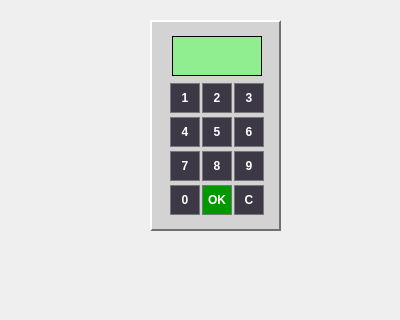
<?xml version="1.0" encoding="UTF-8"?>
<ui version="4.0">
 <class>KeypadWidget</class>
 <widget class="QWidget" name="KeypadWidget">
  <property name="geometry">
   <rect>
    <x>0</x>
    <y>0</y>
    <width>400</width>
    <height>320</height>
   </rect>
  </property>
  <property name="sizePolicy">
   <sizepolicy hsizetype="Fixed" vsizetype="Fixed">
    <horstretch>0</horstretch>
    <verstretch>0</verstretch>
   </sizepolicy>
  </property>
  <property name="minimumSize">
   <size>
    <width>400</width>
    <height>320</height>
   </size>
  </property>
  <property name="maximumSize">
   <size>
    <width>400</width>
    <height>320</height>
   </size>
  </property>
  <property name="windowTitle">
   <string>Form</string>
  </property>
  <property name="layoutDirection">
   <enum>Qt::LeftToRight</enum>
  </property>
  <widget class="QGroupBox" name="groupBox">
   <property name="geometry">
    <rect>
     <x>150</x>
     <y>10</y>
     <width>131</width>
     <height>221</height>
    </rect>
   </property>
   <property name="styleSheet">
    <string notr="true">QGroupBox {
	background-color: lightgray;
    border: 2px solid #c0c0c0;
    border-top-color: white;
    border-left-color: white;
    border-bottom-color: #707070;
    border-right-color: #707070;
    margin-top: 10px; /* necessario per la linea del bordo */
    padding: 6px;
}

QGroupBox::title {
    color: transparent; /* nasconde la scritta */
}</string>
   </property>
   <property name="title">
    <string/>
   </property>
   <widget class="QFrame" name="frame">
    <property name="geometry">
     <rect>
      <x>10</x>
      <y>20</y>
      <width>115</width>
      <height>195</height>
     </rect>
    </property>
    <property name="minimumSize">
     <size>
      <width>115</width>
      <height>195</height>
     </size>
    </property>
    <property name="maximumSize">
     <size>
      <width>115</width>
      <height>235</height>
     </size>
    </property>
    <property name="styleSheet">
     <string notr="true">background-color: lightgray;
</string>
    </property>
    <property name="frameShape">
     <enum>QFrame::NoFrame</enum>
    </property>
    <property name="lineWidth">
     <number>0</number>
    </property>
    <widget class="QWidget" name="verticalLayoutWidget">
     <property name="geometry">
      <rect>
       <x>0</x>
       <y>0</y>
       <width>114</width>
       <height>49</height>
      </rect>
     </property>
     <layout class="QVBoxLayout" name="verticalLayout">
      <property name="spacing">
       <number>0</number>
      </property>
      <property name="leftMargin">
       <number>12</number>
      </property>
      <property name="topMargin">
       <number>6</number>
      </property>
      <property name="rightMargin">
       <number>12</number>
      </property>
      <property name="bottomMargin">
       <number>3</number>
      </property>
      <item>
       <widget class="QLineEdit" name="displayEdit">
        <property name="minimumSize">
         <size>
          <width>90</width>
          <height>40</height>
         </size>
        </property>
        <property name="maximumSize">
         <size>
          <width>90</width>
          <height>40</height>
         </size>
        </property>
        <property name="font">
         <font>
          <pointsize>20</pointsize>
          <bold>true</bold>
         </font>
        </property>
        <property name="styleSheet">
         <string notr="true">background-color: lightgreen;
color: black;
border: 1px solid black;</string>
        </property>
        <property name="maxLength">
         <number>3</number>
        </property>
        <property name="alignment">
         <set>Qt::AlignCenter</set>
        </property>
       </widget>
      </item>
     </layout>
    </widget>
    <widget class="QWidget" name="gridLayoutWidget">
     <property name="geometry">
      <rect>
       <x>0</x>
       <y>50</y>
       <width>114</width>
       <height>140</height>
      </rect>
     </property>
     <layout class="QGridLayout" name="gridLayout" rowstretch="1,1,1,1" columnstretch="1,1,1">
      <property name="sizeConstraint">
       <enum>QLayout::SetDefaultConstraint</enum>
      </property>
      <property name="leftMargin">
       <number>10</number>
      </property>
      <property name="topMargin">
       <number>1</number>
      </property>
      <property name="rightMargin">
       <number>10</number>
      </property>
      <property name="bottomMargin">
       <number>1</number>
      </property>
      <property name="spacing">
       <number>2</number>
      </property>
      <item row="0" column="2">
       <widget class="QPushButton" name="pushButton_3">
        <property name="maximumSize">
         <size>
          <width>30</width>
          <height>30</height>
         </size>
        </property>
        <property name="font">
         <font>
          <bold>true</bold>
         </font>
        </property>
        <property name="styleSheet">
         <string notr="true">background-color: rgb(61, 56, 70);
color: white;
border: 1px solid rgb(119, 118, 123)</string>
        </property>
        <property name="text">
         <string>3</string>
        </property>
       </widget>
      </item>
      <item row="1" column="2">
       <widget class="QPushButton" name="pushButton_6">
        <property name="maximumSize">
         <size>
          <width>30</width>
          <height>30</height>
         </size>
        </property>
        <property name="font">
         <font>
          <bold>true</bold>
         </font>
        </property>
        <property name="styleSheet">
         <string notr="true">background-color: rgb(61, 56, 70);
color: white;
border: 1px solid rgb(119, 118, 123)</string>
        </property>
        <property name="text">
         <string>6</string>
        </property>
       </widget>
      </item>
      <item row="0" column="1">
       <widget class="QPushButton" name="pushButton_2">
        <property name="maximumSize">
         <size>
          <width>30</width>
          <height>30</height>
         </size>
        </property>
        <property name="font">
         <font>
          <bold>true</bold>
         </font>
        </property>
        <property name="styleSheet">
         <string notr="true">background-color: rgb(61, 56, 70);
color: white;
border: 1px solid rgb(119, 118, 123)</string>
        </property>
        <property name="text">
         <string>2</string>
        </property>
       </widget>
      </item>
      <item row="2" column="1">
       <widget class="QPushButton" name="pushButton_8">
        <property name="maximumSize">
         <size>
          <width>30</width>
          <height>30</height>
         </size>
        </property>
        <property name="font">
         <font>
          <bold>true</bold>
         </font>
        </property>
        <property name="styleSheet">
         <string notr="true">background-color: rgb(61, 56, 70);
color: white;
border: 1px solid rgb(119, 118, 123)</string>
        </property>
        <property name="text">
         <string>8</string>
        </property>
       </widget>
      </item>
      <item row="1" column="1">
       <widget class="QPushButton" name="pushButton_5">
        <property name="maximumSize">
         <size>
          <width>30</width>
          <height>30</height>
         </size>
        </property>
        <property name="font">
         <font>
          <bold>true</bold>
         </font>
        </property>
        <property name="styleSheet">
         <string notr="true">background-color: rgb(61, 56, 70);
color: white;
border: 1px solid rgb(119, 118, 123)</string>
        </property>
        <property name="text">
         <string>5</string>
        </property>
       </widget>
      </item>
      <item row="2" column="2">
       <widget class="QPushButton" name="pushButton_9">
        <property name="maximumSize">
         <size>
          <width>30</width>
          <height>30</height>
         </size>
        </property>
        <property name="font">
         <font>
          <bold>true</bold>
         </font>
        </property>
        <property name="styleSheet">
         <string notr="true">background-color: rgb(61, 56, 70);
color: white;
border: 1px solid rgb(119, 118, 123)</string>
        </property>
        <property name="text">
         <string>9</string>
        </property>
       </widget>
      </item>
      <item row="1" column="0">
       <widget class="QPushButton" name="pushButton_4">
        <property name="maximumSize">
         <size>
          <width>30</width>
          <height>30</height>
         </size>
        </property>
        <property name="font">
         <font>
          <bold>true</bold>
         </font>
        </property>
        <property name="styleSheet">
         <string notr="true">background-color: rgb(61, 56, 70);
color: white;
border: 1px solid rgb(119, 118, 123)</string>
        </property>
        <property name="text">
         <string>4</string>
        </property>
       </widget>
      </item>
      <item row="3" column="2">
       <widget class="QPushButton" name="pushButton_canc">
        <property name="maximumSize">
         <size>
          <width>30</width>
          <height>30</height>
         </size>
        </property>
        <property name="font">
         <font>
          <bold>true</bold>
         </font>
        </property>
        <property name="styleSheet">
         <string notr="true">background-color: rgb(61, 56, 70);
color: white;
border: 1px solid rgb(119, 118, 123)</string>
        </property>
        <property name="text">
         <string>C</string>
        </property>
       </widget>
      </item>
      <item row="2" column="0">
       <widget class="QPushButton" name="pushButton_7">
        <property name="maximumSize">
         <size>
          <width>30</width>
          <height>30</height>
         </size>
        </property>
        <property name="font">
         <font>
          <bold>true</bold>
         </font>
        </property>
        <property name="styleSheet">
         <string notr="true">background-color: rgb(61, 56, 70);
color: white;
border: 1px solid rgb(119, 118, 123)</string>
        </property>
        <property name="text">
         <string>7</string>
        </property>
       </widget>
      </item>
      <item row="0" column="0">
       <widget class="QPushButton" name="pushButton_1">
        <property name="sizePolicy">
         <sizepolicy hsizetype="Preferred" vsizetype="Preferred">
          <horstretch>30</horstretch>
          <verstretch>30</verstretch>
         </sizepolicy>
        </property>
        <property name="maximumSize">
         <size>
          <width>30</width>
          <height>30</height>
         </size>
        </property>
        <property name="font">
         <font>
          <bold>true</bold>
         </font>
        </property>
        <property name="styleSheet">
         <string notr="true">background-color: rgb(61, 56, 70);
color: white;
border: 1px solid rgb(119, 118, 123)</string>
        </property>
        <property name="text">
         <string>1</string>
        </property>
        <property name="default">
         <bool>true</bool>
        </property>
        <property name="flat">
         <bool>false</bool>
        </property>
       </widget>
      </item>
      <item row="3" column="0">
       <widget class="QPushButton" name="pushButton_0">
        <property name="sizePolicy">
         <sizepolicy hsizetype="Fixed" vsizetype="Fixed">
          <horstretch>0</horstretch>
          <verstretch>0</verstretch>
         </sizepolicy>
        </property>
        <property name="maximumSize">
         <size>
          <width>30</width>
          <height>30</height>
         </size>
        </property>
        <property name="font">
         <font>
          <bold>true</bold>
         </font>
        </property>
        <property name="styleSheet">
         <string notr="true">background-color: rgb(61, 56, 70);
color: white;
border: 1px solid rgb(119, 118, 123)</string>
        </property>
        <property name="text">
         <string>0</string>
        </property>
       </widget>
      </item>
      <item row="3" column="1">
       <widget class="QPushButton" name="pushButton_ok">
        <property name="maximumSize">
         <size>
          <width>30</width>
          <height>30</height>
         </size>
        </property>
        <property name="font">
         <font>
          <bold>true</bold>
         </font>
        </property>
        <property name="styleSheet">
         <string notr="true">background-color: rgb(0, 153, 0);
color: white;
border: 1px solid rgb(119, 118, 123)</string>
        </property>
        <property name="text">
         <string>OK</string>
        </property>
       </widget>
      </item>
     </layout>
    </widget>
   </widget>
  </widget>
 </widget>
 <resources/>
 <connections/>
</ui>
